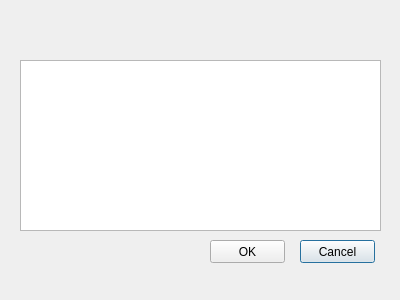
<?xml version="1.0" encoding="UTF-8"?>
<ui version="4.0">
 <class>WrongDialog_2</class>
 <widget class="QDialog" name="WrongDialog_2">
  <property name="geometry">
   <rect>
    <x>0</x>
    <y>0</y>
    <width>400</width>
    <height>300</height>
   </rect>
  </property>
  <property name="windowTitle">
   <string>Dialog</string>
  </property>
  <widget class="QTextEdit" name="textEdit">
   <property name="geometry">
    <rect>
     <x>20</x>
     <y>60</y>
     <width>361</width>
     <height>171</height>
    </rect>
   </property>
  </widget>
  <widget class="QPushButton" name="pushButton">
   <property name="geometry">
    <rect>
     <x>300</x>
     <y>240</y>
     <width>75</width>
     <height>23</height>
    </rect>
   </property>
   <property name="text">
    <string>Cancel</string>
   </property>
  </widget>
  <widget class="QPushButton" name="pushButton_2">
   <property name="geometry">
    <rect>
     <x>210</x>
     <y>240</y>
     <width>75</width>
     <height>23</height>
    </rect>
   </property>
   <property name="text">
    <string>OK</string>
   </property>
  </widget>
 </widget>
 <resources/>
 <connections/>
</ui>
